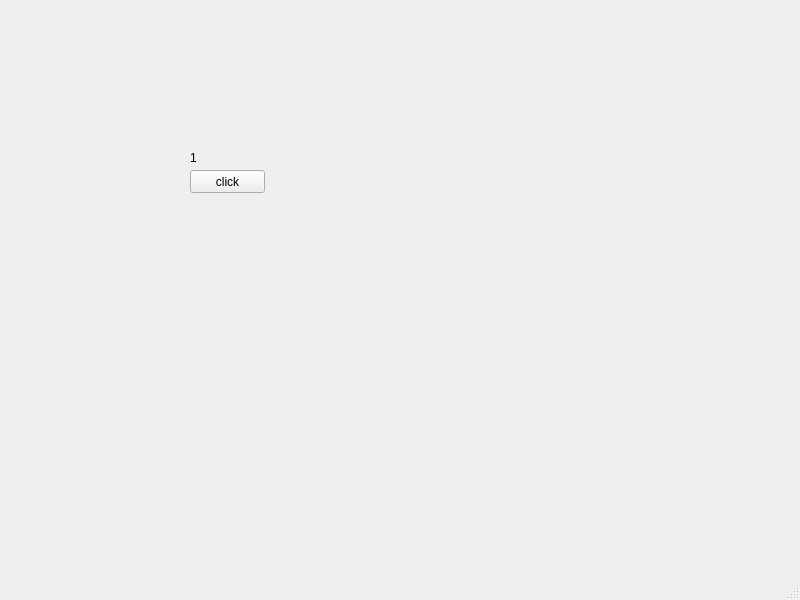
<?xml version="1.0" encoding="UTF-8"?>
<ui version="4.0">
 <class>MainWindow</class>
 <widget class="QMainWindow" name="MainWindow">
  <property name="geometry">
   <rect>
    <x>0</x>
    <y>0</y>
    <width>800</width>
    <height>600</height>
   </rect>
  </property>
  <property name="windowTitle">
   <string>MainWindow</string>
  </property>
  <widget class="QWidget" name="centralwidget">
   <widget class="QLabel" name="lbl">
    <property name="geometry">
     <rect>
      <x>190</x>
      <y>150</y>
      <width>81</width>
      <height>16</height>
     </rect>
    </property>
    <property name="accessibleName">
     <string/>
    </property>
    <property name="text">
     <string>1</string>
    </property>
   </widget>
   <widget class="QPushButton" name="pb">
    <property name="geometry">
     <rect>
      <x>190</x>
      <y>170</y>
      <width>75</width>
      <height>23</height>
     </rect>
    </property>
    <property name="text">
     <string>click</string>
    </property>
   </widget>
  </widget>
  <widget class="QMenuBar" name="menubar">
   <property name="geometry">
    <rect>
     <x>0</x>
     <y>0</y>
     <width>800</width>
     <height>21</height>
    </rect>
   </property>
  </widget>
  <widget class="QStatusBar" name="statusbar"/>
 </widget>
 <resources/>
 <connections/>
</ui>
